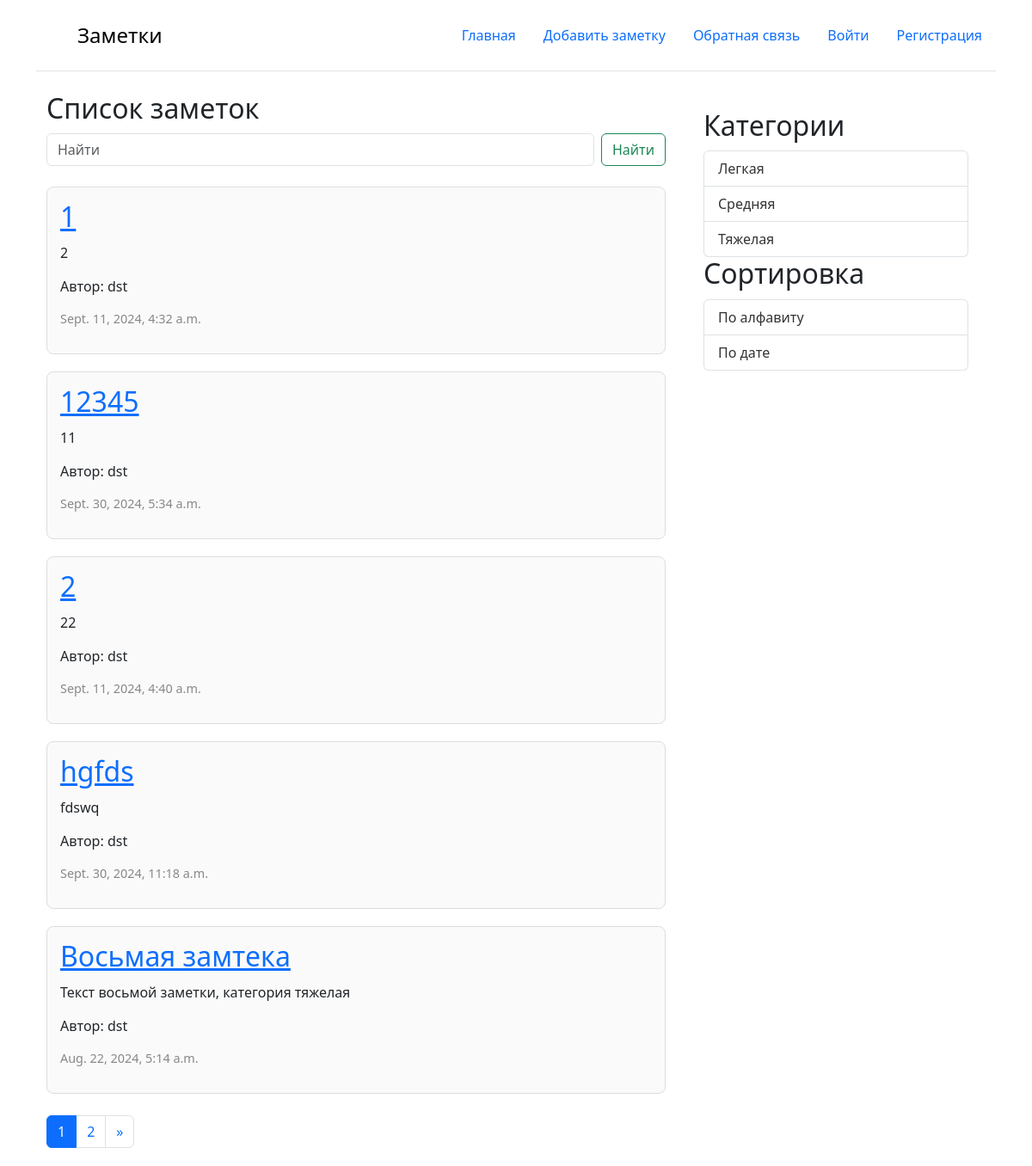
/?order_by=title, run on an earlier commit of the app's database.
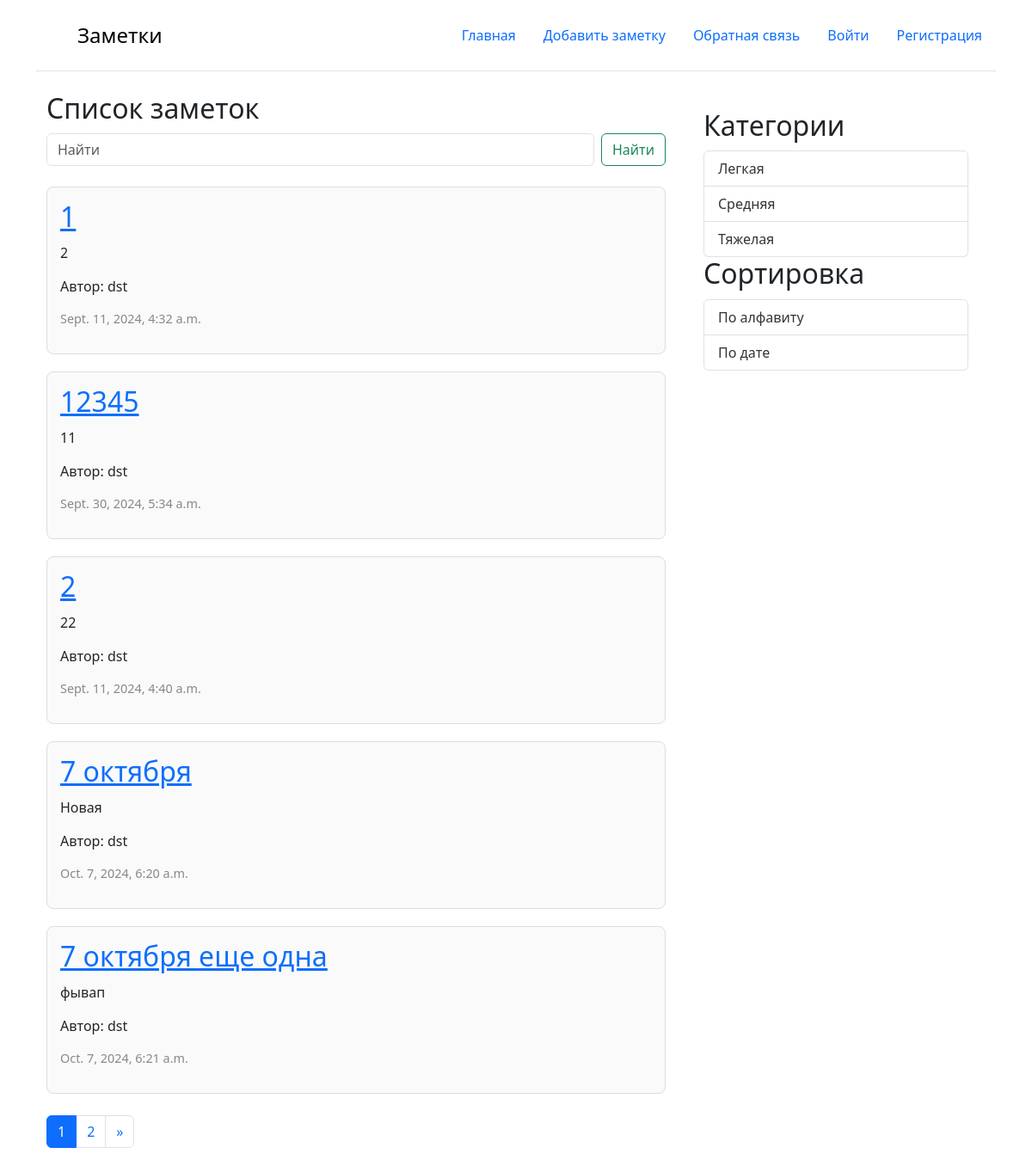
And on a later commit of the database.
### core/models.py (models this page shows, shortened)
class Post(models.Model):
    title = models.CharField(max_length=200)
    text = models.TextField()
    created_data = models.DateTimeField(auto_now_add=True)
    category = models.ForeignKey(PostCategory,
                                 blank = True,
                                 null = True,
                                 on_delete=models.SET_NULL,
                                 related_name='category_post')
    profile = models.ForeignKey(Profile,
                                related_name='profile_posts',
                                on_delete=models.CASCADE)
    class Meta:
        verbose_name = 'Запись'
        verbose_name_plural = 'Записи'

class PostCategory(models.Model):
    title = models.CharField(max_length=255, verbose_name='Название')
    class Meta:
        verbose_name = 'Категория'
        verbose_name_plural = 'Категории'
        ordering = ["title"]

### user/models.py (models this page shows)
class Profile(models.Model):
    user = models.OneToOneField(User,
                             on_delete=models.CASCADE
                             )
    about = models.TextField(verbose_name='Обо мне')
    class Meta:
        verbose_name = 'Обо мне'
        verbose_name_plural = 'Обо мне'
    def __str__(self):
        return self.user.username

### core/views.py (the view)
# urls.py: path('', main, name='main'),
def main(request):
    posts = Post.objects.all()
    category = request.GET.get('category')
    order_by = request.GET.get('order_by')
    page = request.GET.get('page', 1)
    active_category = None
    if category:
        posts = posts.filter(category__id=category)
        active_category = PostCategory.objects.get(id=category)
    if order_by:
        posts = posts.order_by(order_by)
    p = Paginator(posts, 5)
    page_objects = p.page(page)
    categories = PostCategory.objects.all()
    context = {
        "posts": posts,
        'categories': categories,
        'active_category': active_category,
        'page_objects': page_objects
    }
    return render(request, 'main.html', context)

### templates/main.html (shortened to what this page needs)
{% extends 'base.html' %}
{% block content %}
<div class="container">
    <div class="row">
        <div class="col-md-8">
            <h2>Список заметок</h2>
            <form class="d-flex mb-4" role="search" action="{% url 'posts_search' %}">
                <input value="{{ search_text }}" name="text" class="form-control me-2" type="search" placeholder="Найти" aria-label="Search">
                <button class="btn btn-outline-success" type="submit">Найти</button>
            </form>
            {% for post in page_objects.object_list %}
            <div class="post-card">
                <h2><a href="{% url 'post_detail' post.id %}">{{ post.title }}</a></h2>
                <p>{{ post.text }}</p>
                <p>Автор: {{ post.profile }}</p>
                <p class="date">{{ post.created_data }}</p>
            </div>
            {% endfor %}
            <nav aria-label="Page navigation example">
                <ul class="pagination">
                    <li class="page-item active "><a class="page-link" href="#">{{ page_objects.number }}</a></li>
                    {% if page_objects.has_next %}
                    <li class="page-item">
                        <a class="page-link" href="?page={{ page_objects.next_page_number }}">{{ page_objects.next_page_number }}</a>
                    </li>
                    <li class="page-item">
                        <a class="page-link" href="?page={{ page_objects.next_page_number }}" aria-label="Next">
                            <span aria-hidden="true">&raquo;</span>
                        </a>
                    </li>
                    {% endif %}
                </ul>
            </nav>
        </div>
        <div class="col-md-4">
            <aside class="sidebar">
                <h2>Категории</h2>
                <ul class="list-group">
                    {% for category in categories %}
                    {% if category.id == active_category.id %}
                    <b>
                        <li class="list-group-item active list-group-item-dark"><a href="?category={{ category.id }}">{{category.title}}</a></li>
                    </b>
                    {% else %}
                    <li class="list-group-item"><a href="?category={{ category.id }}">{{category.title}}</a></li>
                    {% endif %}
                    {% endfor %}
                </ul>
                <h2>Сортировка</h2>
                <ul class="list-group">
                    <li class="list-group-item"><a href="?order_by=title">По алфавиту</a></li>
                    <li class="list-group-item"><a href="?order_by=-created_data">По дате</a></li>
                </ul>
            </aside>
        </div>
    </div>
</div>
{% endblock %}

What changed in the data, as far as the page shows it:
no longer on this page (row unchanged): Post: title "hgfds", text "fdswq", profile "dst", created_data "Sept. 30, 2024, 11:18 a.m."
no longer on this page (row unchanged): Post: title "Восьмая замтека", text "Текст восьмой заметки, категория тяжелая", profile "dst", created_data "Aug. 22, 2024, 5:14 a.m."
added Post: title "7 октября", text "Новая", profile "dst", created_data "Oct. 7, 2024, 6:20 a.m."
added Post: title "7 октября еще одна", text "фывап", profile "dst", created_data "Oct. 7, 2024, 6:21 a.m."
